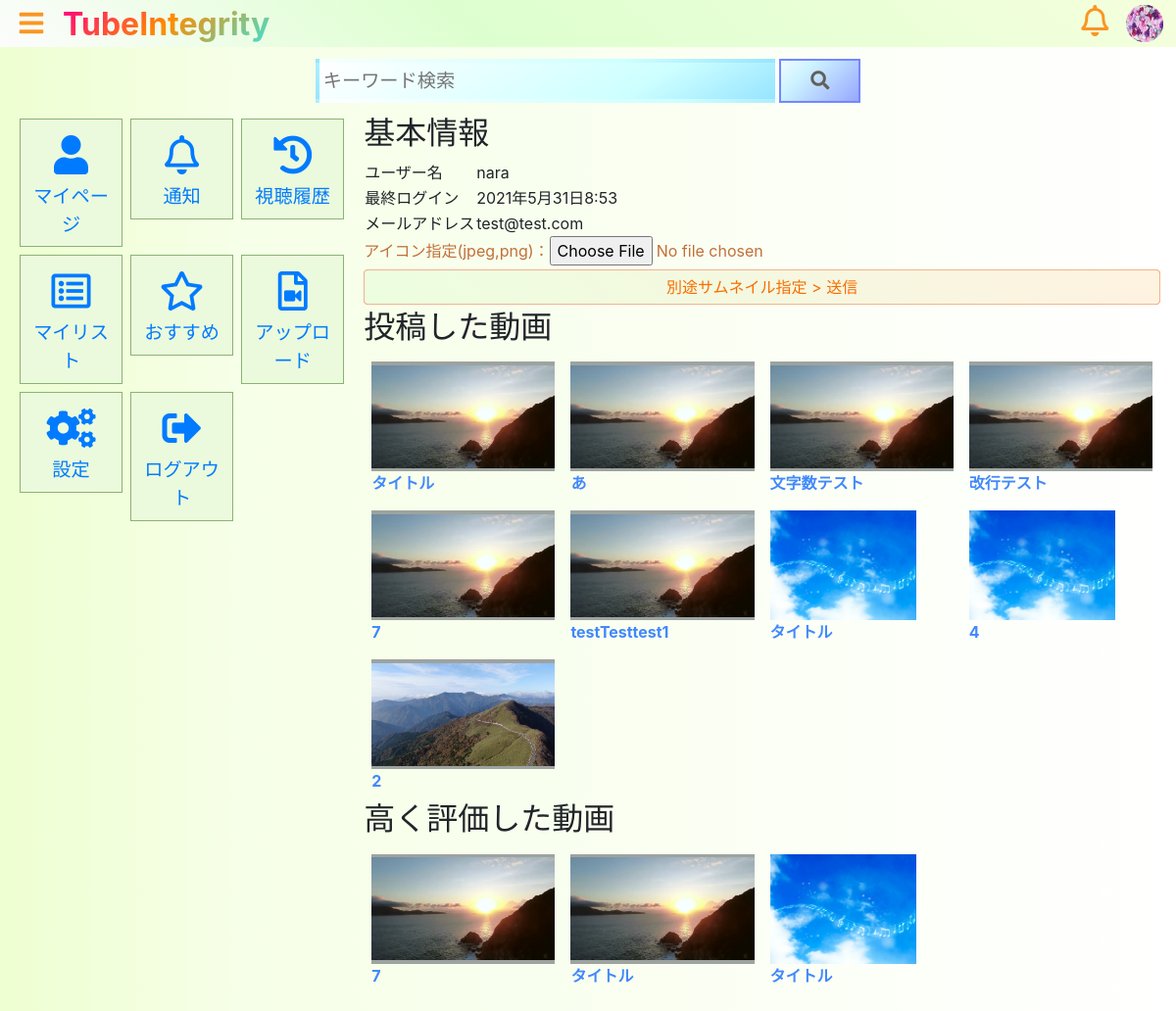
Page /mypage/ (signed in) on the committed database.
### users/models.py (models this page shows, shortened)
class CustomUser(AbstractBaseUser, PermissionsMixin):
    username_validator  = UnicodeUsernameValidator()
    id          = models.UUIDField( default=uuid.uuid4, primary_key=True, editable=False )
    username    = models.CharField(
                    _('username'),
                    max_length=150,
                    unique=True,
                    help_text=_('Required. 150 characters or fewer. Letters, digits and @/./+/-/_ only.'),
                    validators=[username_validator],
                    error_messages={
                        'unique': _("A user with that username already exists."),
                    },
                )
    handle_name = models.CharField(verbose_name="Handle_name", max_length=150)
    email       = models.EmailField(_('email address'))  #blank=True消去
    is_staff    = models.BooleanField(
                    _('staff status'),
                    default=False,
                    help_text=_('Designates whether the user can log into this admin site.'),
                )
    is_active   = models.BooleanField(
                    _('active'),
                    default=True,
                    help_text=_(
                        'Designates whether this user should be treated as active. '
                        'Unselect this instead of deleting accounts.'
                    ),
                )
    date_joined = models.DateTimeField(_('date joined'), default=timezone.now)
    usericon    = models.ImageField(verbose_name="ユーザーアイコン", upload_to="tube/usericon/", blank=True, null=True)
    objects     = UserManager()
    EMAIL_FIELD     = 'email'
    USERNAME_FIELD  = 'username'
    REQUIRED_FIELDS = ['email','handle_name']  #ハンドルネーム追加
    class Meta:
        verbose_name        = _('user')
        verbose_name_plural = _('users')

### tube/models.py (models this page shows, shortened)
class Video(models.Model):
    class Meta:
        db_table = "video"
    id       = models.UUIDField(default=uuid.uuid4, primary_key=True, editable=False )
    category = models.ForeignKey(Category, verbose_name="カテゴリ", on_delete=models.PROTECT)
    dt       = models.DateTimeField(verbose_name="投稿日", default=timezone.now)
    title        = models.CharField(verbose_name="タイトル", max_length=50)
    description  = models.CharField(verbose_name="動画説明文", max_length=300)
    movie        = models.FileField(verbose_name="動画", upload_to="tube/movie", blank=True)
    thumbnail    = models.ImageField(verbose_name="サムネイル", upload_to="tube/thumbnail/", null=True)
    user         = models.ForeignKey(settings.AUTH_USER_MODEL, verbose_name="投稿者", on_delete=models.CASCADE)
    edited       = models.BooleanField(default=False)
    mime         = models.TextField(verbose_name="MIMEタイプ", null=True)
    views        = models.IntegerField(verbose_name="再生回数", default=0, validators=[MinValueValidator(0)])

class GoodVideo(models.Model):
    class Meta:
        db_table    = "good_video"
    id      = models.UUIDField(default=uuid.uuid4, primary_key=True, editable=False)
    dt      = models.DateTimeField(verbose_name="評価日時", default=timezone.now)
    target  = models.ForeignKey(Video, verbose_name="対象動画", on_delete=models.CASCADE)
    user    = models.ForeignKey(settings.AUTH_USER_MODEL, verbose_name="高評価したユーザー", on_delete=models.CASCADE)

### tube/views.py (the view, shortened to what this page needs)
class MyPageView(LoginRequiredMixin, views.APIView):
    def get(self, request, *args, **kwargs):
        videos = Video.objects.filter(user=request.user.id).order_by("-dt")
        good_videos = GoodVideo.objects.filter(user=request.user.id).order_by("-dt")
        context = {"videos": videos,
                   "good_videos": good_videos}
        return render(request, "tube/mypage.html", context)

### templates/tube/mypage.html (shortened to what this page needs)
{% extends "tube/mypage_base.html" %}
{% load static %}
{% block mypage_content %}
    <h2>基本情報</h2>
    <table>
        <tr>
            <td>ユーザー名</td>
            <td>{{ request.user }}</td>
        </tr>
        <tr>
            <td>最終ログイン</td>
            <td>{{ request.user.last_login }}</td>
        </tr>
        <tr>
            <td>メールアドレス</td>
            <td>{{ request.user.email }}</td>
        </tr>
    </table>
    <form method="POST" action="{% url 'tube:mypage' %}" enctype="multipart/form-data">
        <div class="orange">アイコン指定(jpeg,png)：<input type="file" name="usericon"></div>
        <input class="input_form_button" type="submit" value="別途サムネイル指定 > 送信">
    </form>
    <h2>投稿した動画</h2>
    <div class="video_content_list">
        {% for video in videos %}
        <div class="video_content">
            <a class="video_content_link" href="{% url 'tube:single' video.id %}">
                {% if video.thumbnail %}
                <img class="video_thumbnail" src="/media/{{ video.thumbnail }}" alt="{{ video.title }}">
                {% else %}
                <img class="video_thumbnail" src="{% static 'tube/img/no-img.png' %}" alt="{{ video.title }}">
                {% endif %}
                <div class="video_title">{{ video.title }}</div>
            </a>
        </div>
        {% empty %}
        <div class="video_content"><p>投稿した動画はありません。<a href="{% url 'tube:upload' %}">アップロード</a>から投稿できます。</p></div>
        {% endfor %}
    </div>
    <h2>高く評価した動画</h2>
    <div class="video_content_list">
        {% for video in good_videos %}
        <div class="video_content">
            <a class="video_content_link" href="{% url 'tube:single' video.target.id %}">
                {% if video.target.thumbnail %}
                <img class="video_thumbnail" src="/media/{{ video.target.thumbnail }}" alt="{{ video.target.title }}">
                {% else %}
                <img class="video_thumbnail" src="{% static 'tube/img/no-img.png' %}" alt="{{ video.target.title }}">
                {% endif %}
                <div class="video_title">{{ video.target.title }}</div>
            </a>
        </div>
        {% empty %}
        <div class="video_content"><p>高評価した動画はありません。</div>
        {% endfor %}
    </div>
{% endblock %}

### templates/tube/base.html (shortened to what this page needs)
{% extends "common/sidebar.html" %}
{% load static %}
{% block extra_head %}
<link rel="stylesheet" href="{% static 'tube/css/style.css' %}">
{% endblock %}
{% block header_title %}TubeIntegrity{% endblock %}
{% block header_right_content %}
    {% if request.user.is_authenticated %}
        <a class="header_icon" href="{% url 'tube:notify' %}">
            <i class="far fa-bell"></i>
        </a>
        {% if request.user.usericon %}
        <a href="{% url 'tube:mypage' %}">
            <img class="usericon" src="/media/{{ request.user.usericon }}">
        {% else %}
        <a class="header_icon" href="{% url 'tube:mypage' %}">
            <i class="fas fa-user"></i>
        </a>
        {% endif %}
    {% endif %}
{% endblock %}

### static/common/css/l_sidebar.css (style rules this page uses)
html, body { overflow-x: hidden; margin:0; }
a { color:#70C0F5; text-decoration:none; }

### static/tube/css/style.css (style rules this page uses)
.header_icon { display:flex; font-size:2rem; padding:0.3rem; margin-left:0.5rem; color:#FA9623; }
.usericon { width:3rem; height:3rem; display:flex; padding:0.3rem; margin-left:0.5rem; border-radius:50%; }
body { background: rgb(255,255,255); background: linear-gradient(270deg, rgba(255,255,255,1) 0%, rgba(246,255,231,1) 80%, rgba(238,255,209,1) 100%); }
img { max-width:100%; }
.orange { color:#C2703A; }
.input_form_button { display:block; width:100%; font-size:1rem; padding:0.3rem; margin:0.25rem 0; color: #f76e00; background:red; border:solid 0.12rem #F5B387; border-radius: 0.25rem; cursor:pointer; background-image: linear-gradient(45deg, #ECFEE0 0%, #FEF2E0 100%); transition: .4s; }
.video_content_list { display:flex; flex-wrap:wrap; }
.video_content { width:calc(100% / 4); }
.video_content_link { display:block; margin:0.5rem; }
.video_title { color:#4188FB; font-weight:bold; }
.video_thumbnail { background:#9DA39F; object-fit:contain; height:7rem; width:auto; }

### rows in the picture
CustomUser: user.usericon (picture), user "nara", user.last_login "2021年5月31日8:53", user.email "test@test.com"
Video: thumbnail (picture), title "タイトル"
Video: thumbnail (picture), title "あ"
Video: thumbnail (picture), title "文字数テスト"
Video: thumbnail (picture), title "改行テスト"
Video: thumbnail (picture), title "7"
Video: thumbnail (picture), title "testTesttest1"
Video: thumbnail (picture), title "タイトル"
Video: thumbnail (picture), title "4"
Video: thumbnail (picture), title "2"
GoodVideo: target.thumbnail (picture), target "7"
GoodVideo: target.thumbnail (picture), target "タイトル"
GoodVideo: target.thumbnail (picture), target "タイトル"
